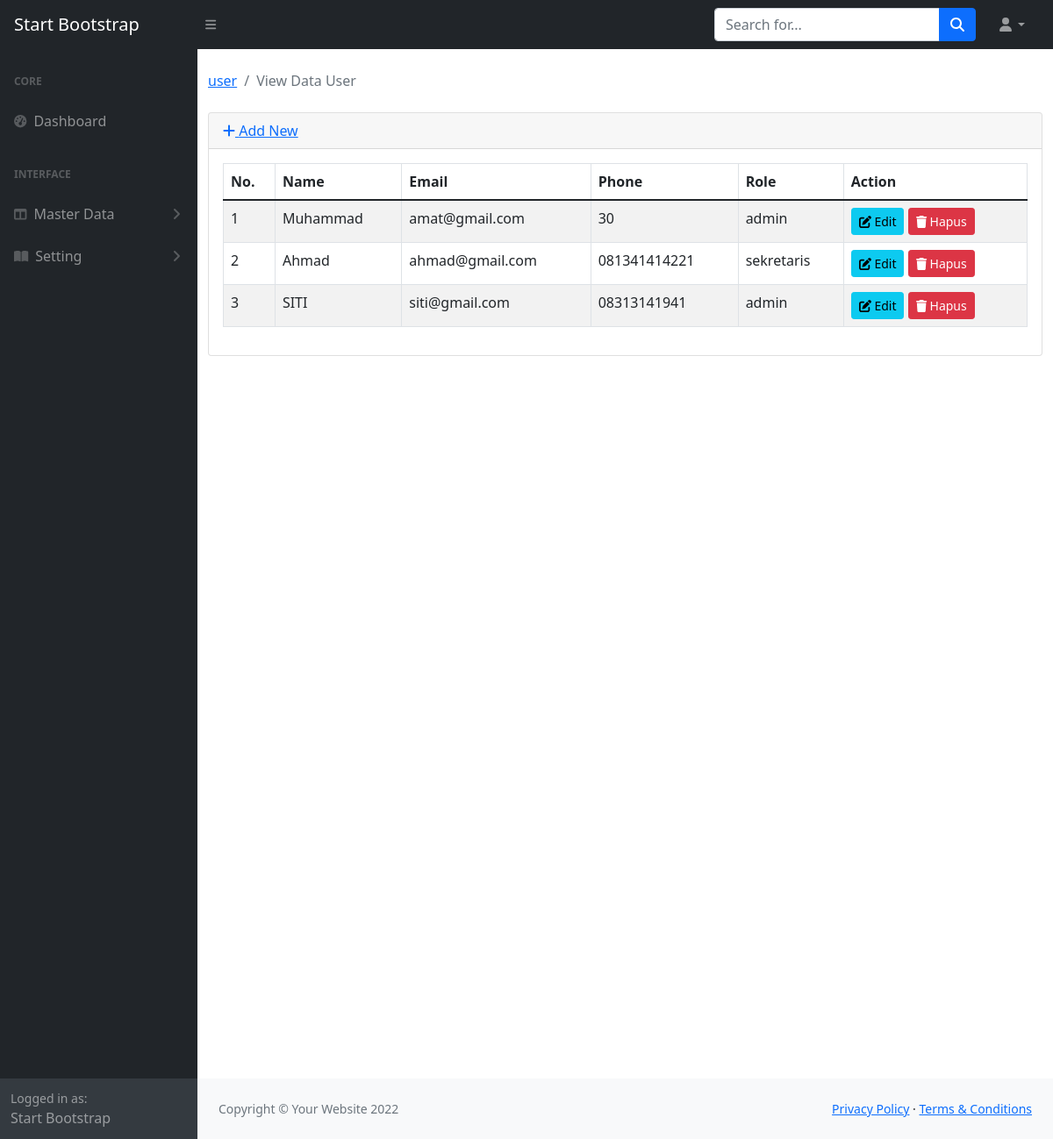
The app's page /index.php/user with its own data.
### tables this page shows
CREATE TABLE `tb_user` (
  `id` int(11) NOT NULL COMMENT 'Primary Key',
  `username` varchar(64) NOT NULL,
  `password` varchar(255) NOT NULL,
  `email` varchar(255) NOT NULL,
  `full_name` varchar(255) NOT NULL,
  `phone` varchar(20) NOT NULL,
  `role` enum('admin','sekretaris') NOT NULL DEFAULT 'admin',
  `last_login` timestamp NOT NULL DEFAULT current_timestamp(),
  `is_active` tinyint(1) NOT NULL DEFAULT 0
);

### application/views/admin/template/main.php (called while the page is built)
<?php
$this->load->view('admin/template/header');
$this->load->view('admin/template/navbar');
$this->load->view('admin/template/sidebar');
$this->load->view($content);
$this->load->view('admin/template/footer');

### application/controllers/User.php (called while the page is built, shortened)
<?php
class User extends CI_Controller
{
    public function __construct()
    {
        $this->load->model('User_model');
        $this->load->library('form_validation');
    }
    public function index()
    {
        $data = array(
            'title' => 'View Data User',
            'user' => $this->User_model->getAll(),
            'content' => 'user/index'
        );
        $this->load->view('admin/template/main', $data);
    }
}

### index.php (called while the page is built, shortened)
<?php
require_once BASEPATH.'core/CodeIgniter.php';

### application/models/User_model.php (called while the page is built, shortened)
<?php
class User_model extends CI_Model
{
    protected $_table = 'tb_user';
    public function getAll()
    {
        return $this->db->where('is_active', 1)->get($this->_table)->result();
    }
}

### application/views/user/index.php (the view, shortened to what this page needs)
<main>
    <div class="container-fluid">
        <ol class="breadcrumb mb-4">
            <li class="breadcrumb-item"><a href="<?php echo site_url('admin/user') ?>">user</a></li>
            <li class="breadcrumb-item active"><?php echo $title ?></li>
        </ol>
        <div class="card mb-4">
            <div class="card-header">
                <a href="<?php echo site_url('admin/user/add') ?>"><i class="fas fa-plus"></i> Add New</a>
            </div>
            <div class="card-body">
                <div class="table-responsive">
            <table class="table table-striped table-bordered table-hover" id="tabelkelas" width="100%" cellspacing="0">
                <thead>
                    <tr>
                        <th>No.</th>
                        <th>Name</th>
                        <th>Email</th>
                        <th>Phone</th>
                        <th>Role</th>
                        <th>Action</th>
                    </tr>
                </thead>
                <tbody>
                    <?php
                    $no =1;
                        foreach ($user as $user) {
                    echo "<tr>
                            <td>$no</td>
                            <td>$user->username</td>
                            <td>$user->email</td>
                            <td>$user->phone</td>
                            <td>$user->role</td>
                            <td>
                            <div>
                            <a href=".base_url('admin/user/getedit/' . $user->id)." class='btn btn-sm btn-info'><i class='fas fa-edit'></i> Edit</a>
                            <a href=".base_url('admin/user/delete/' . $user->id)." class='btn btn-sm btn-danger' onclick='return confirm(\"Ingin mengapus data user ini?\");'><i class='fas fa-trash'></i> Hapus</a>
                            </div>
                            </td>
                        </tr>";
                        $no++;
                    } ?>
                </tbody>
            </table>
        </div>
            </div>
        </div>
        <div style="height: 100vh"></div>
    </div>
</main>

### application/views/admin/template/header.php (shortened to what this page needs)
<!DOCTYPE html>
<html lang="en">
    <head>
        <link href="<?= base_url('assets/css/styles.css')?>" rel="stylesheet" />
        <link href="css/styles.css" rel="stylesheet" />
    </head>
    <body>

### application/views/admin/template/navbar.php (shortened to what this page needs)
<nav class="sb-topnav navbar navbar-expand navbar-dark bg-dark">
            <a class="navbar-brand ps-3" href="index.html">Start Bootstrap</a>
            <button class="btn btn-link btn-sm order-1 order-lg-0 me-4 me-lg-0" id="sidebarToggle" href="#!"><i class="fas fa-bars"></i></button>
            <form class="d-none d-md-inline-block form-inline ms-auto me-0 me-md-3 my-2 my-md-0">
                <div class="input-group">
                    <input class="form-control" type="text" placeholder="Search for..." aria-label="Search for..." aria-describedby="btnNavbarSearch" />
                    <button class="btn btn-primary" id="btnNavbarSearch" type="button"><i class="fas fa-search"></i></button>
                </div>
            </form>
            <ul class="navbar-nav ms-auto ms-md-0 me-3 me-lg-4">
                <li class="nav-item dropdown">
                    <a class="nav-link dropdown-toggle" id="navbarDropdown" href="#" role="button" data-bs-toggle="dropdown" aria-expanded="false"><i class="fas fa-user fa-fw"></i></a>
                </li>
            </ul>
        </nav>

### application/views/admin/template/sidebar.php (shortened to what this page needs)
<div id="layoutSidenav">
    <div id="layoutSidenav_nav">
        <nav class="sb-sidenav accordion sb-sidenav-dark" id="sidenavAccordion">
            <div class="sb-sidenav-menu">
                <div class="nav">
                    <div class="sb-sidenav-menu-heading">Core</div>
                    <a class="nav-link" href="<?= base_url('admin/menu') ?>">
                        <div class="sb-nav-link-icon"><i class="fas fa-tachometer-alt"></i></div>
                        Dashboard
                    </a>
                    <div class="sb-sidenav-menu-heading">Interface</div>
                    <a class="nav-link collapsed" href="#" data-bs-toggle="collapse" data-bs-target="#collapseLayouts" aria-expanded="false" aria-controls="collapseLayouts">
                        <div class="sb-nav-link-icon"><i class="fas fa-columns"></i></div>
                        Master Data
                        <div class="sb-sidenav-collapse-arrow"><i class="fas fa-angle-down"></i></div>
                    </a>
                    <a class="nav-link collapsed" href="#" data-bs-toggle="collapse" data-bs-target="#collapsePages" aria-expanded="false" aria-controls="collapsePages">
                        <div class="sb-nav-link-icon"><i class="fas fa-book-open"></i></div>
                        Setting
                        <div class="sb-sidenav-collapse-arrow"><i class="fas fa-angle-down"></i></div>
                    </a>
                </div>
            </div>
            <div class="sb-sidenav-footer">
                <div class="small">Logged in as:</div>
                Start Bootstrap
            </div>
        </nav>
    </div>
    <div id="layoutSidenav_content">

### application/views/admin/template/footer.php (shortened to what this page needs)
<footer class="py-4 bg-light mt-auto">
                    <div class="container-fluid px-4">
                        <div class="d-flex align-items-center justify-content-between small">
                            <div class="text-muted">Copyright &copy; Your Website 2022</div>
                            <div>
                                <a href="#">Privacy Policy</a>
                                &middot;
                                <a href="#">Terms &amp; Conditions</a>
                            </div>
                        </div>
                    </div>
                </footer>
            </div>
        </div>
    </body>
</html>

### records on screen
tb_user: username "Muhammad", email "amat@gmail.com", phone "30", role "admin"
tb_user: username "Ahmad", email "ahmad@gmail.com", phone "081341414221", role "sekretaris"
tb_user: username "SITI", email "siti@gmail.com", phone "08313141941", role "admin"

### other values on screen
$title "View Data User"
